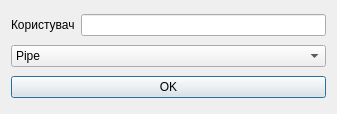
<?xml version="1.0" encoding="UTF-8"?>
<ui version="4.0">
 <class>Dialog</class>
 <widget class="QDialog" name="Dialog">
  <property name="geometry">
   <rect>
    <x>0</x>
    <y>0</y>
    <width>337</width>
    <height>114</height>
   </rect>
  </property>
  <property name="windowTitle">
   <string>Введіть ім'я користувача</string>
  </property>
  <layout class="QHBoxLayout" name="horizontalLayout_2">
   <item>
    <layout class="QVBoxLayout" name="verticalLayout">
     <item>
      <layout class="QHBoxLayout" name="horizontalLayout">
       <item>
        <widget class="QLabel" name="label">
         <property name="text">
          <string>Користувач</string>
         </property>
        </widget>
       </item>
       <item>
        <widget class="QLineEdit" name="lineEdit"/>
       </item>
      </layout>
     </item>
     <item>
      <widget class="QComboBox" name="comboBox">
       <property name="layoutDirection">
        <enum>Qt::LeftToRight</enum>
       </property>
       <property name="insertPolicy">
        <enum>QComboBox::InsertAtCurrent</enum>
       </property>
       <item>
        <property name="text">
         <string>Pipe</string>
        </property>
       </item>
       <item>
        <property name="text">
         <string>Socket</string>
        </property>
       </item>
      </widget>
     </item>
     <item>
      <widget class="QPushButton" name="pushButton">
       <property name="text">
        <string>OK</string>
       </property>
      </widget>
     </item>
    </layout>
   </item>
  </layout>
 </widget>
 <resources/>
 <connections/>
</ui>
